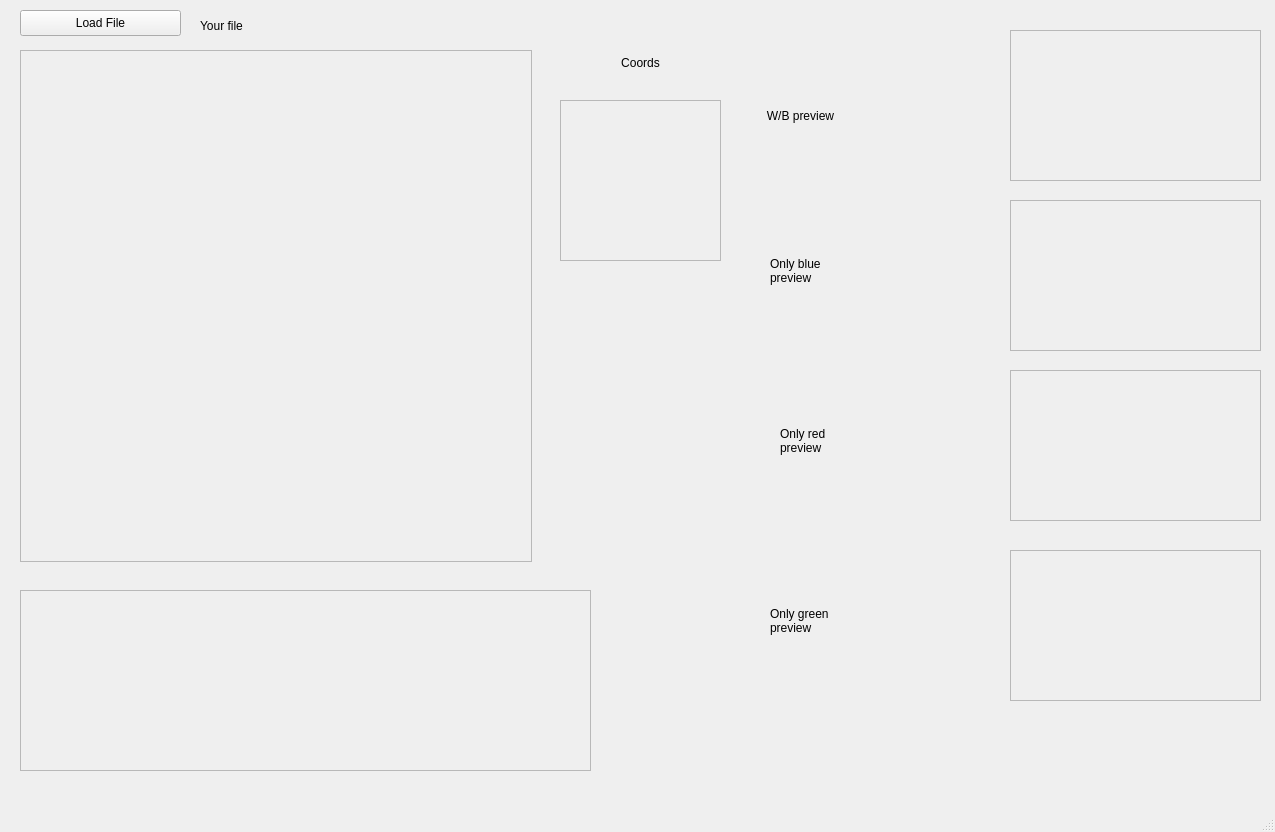
<?xml version="1.0" encoding="UTF-8"?>
<ui version="4.0">
 <class>Imchanger</class>
 <widget class="QMainWindow" name="Imchanger">
  <property name="geometry">
   <rect>
    <x>0</x>
    <y>0</y>
    <width>1275</width>
    <height>832</height>
   </rect>
  </property>
  <property name="windowTitle">
   <string>MainWindow</string>
  </property>
  <widget class="QWidget" name="centralwidget">
   <widget class="QFrame" name="img_frame">
    <property name="geometry">
     <rect>
      <x>20</x>
      <y>50</y>
      <width>512</width>
      <height>512</height>
     </rect>
    </property>
    <property name="frameShape">
     <enum>QFrame::Shape::StyledPanel</enum>
    </property>
    <property name="frameShadow">
     <enum>QFrame::Shadow::Raised</enum>
    </property>
   </widget>
   <widget class="QLabel" name="filename_label">
    <property name="geometry">
     <rect>
      <x>200</x>
      <y>10</y>
      <width>331</width>
      <height>31</height>
     </rect>
    </property>
    <property name="text">
     <string>Your file</string>
    </property>
    <property name="alignment">
     <set>Qt::AlignmentFlag::AlignLeading|Qt::AlignmentFlag::AlignLeft|Qt::AlignmentFlag::AlignVCenter</set>
    </property>
   </widget>
   <widget class="QScrollArea" name="modified">
    <property name="geometry">
     <rect>
      <x>20</x>
      <y>590</y>
      <width>571</width>
      <height>181</height>
     </rect>
    </property>
    <property name="widgetResizable">
     <bool>true</bool>
    </property>
    <widget class="QWidget" name="scrollAreaWidgetContents">
     <property name="geometry">
      <rect>
       <x>0</x>
       <y>0</y>
       <width>569</width>
       <height>179</height>
      </rect>
     </property>
    </widget>
   </widget>
   <widget class="QPushButton" name="load_button">
    <property name="geometry">
     <rect>
      <x>20</x>
      <y>10</y>
      <width>161</width>
      <height>26</height>
     </rect>
    </property>
    <property name="text">
     <string>Load File</string>
    </property>
   </widget>
   <widget class="QFrame" name="gray_frame">
    <property name="geometry">
     <rect>
      <x>850</x>
      <y>30</y>
      <width>150</width>
      <height>150</height>
     </rect>
    </property>
   </widget>
   <widget class="QLabel" name="gray_text">
    <property name="geometry">
     <rect>
      <x>740</x>
      <y>70</y>
      <width>121</width>
      <height>91</height>
     </rect>
    </property>
    <property name="text">
     <string>W/B preview</string>
    </property>
    <property name="alignment">
     <set>Qt::AlignmentFlag::AlignCenter</set>
    </property>
   </widget>
   <widget class="QLabel" name="red_text">
    <property name="geometry">
     <rect>
      <x>780</x>
      <y>420</y>
      <width>66</width>
      <height>41</height>
     </rect>
    </property>
    <property name="text">
     <string>Only red preview</string>
    </property>
    <property name="wordWrap">
     <bool>true</bool>
    </property>
   </widget>
   <widget class="QLabel" name="blue_text">
    <property name="geometry">
     <rect>
      <x>770</x>
      <y>250</y>
      <width>66</width>
      <height>41</height>
     </rect>
    </property>
    <property name="text">
     <string>Only blue preview</string>
    </property>
    <property name="wordWrap">
     <bool>true</bool>
    </property>
   </widget>
   <widget class="QLabel" name="green_text">
    <property name="geometry">
     <rect>
      <x>770</x>
      <y>600</y>
      <width>81</width>
      <height>41</height>
     </rect>
    </property>
    <property name="text">
     <string>Only green preview</string>
    </property>
    <property name="wordWrap">
     <bool>true</bool>
    </property>
   </widget>
   <widget class="QFrame" name="red_frame">
    <property name="geometry">
     <rect>
      <x>850</x>
      <y>370</y>
      <width>150</width>
      <height>150</height>
     </rect>
    </property>
   </widget>
   <widget class="QFrame" name="blue_frame">
    <property name="geometry">
     <rect>
      <x>850</x>
      <y>200</y>
      <width>150</width>
      <height>150</height>
     </rect>
    </property>
   </widget>
   <widget class="QFrame" name="green_frame">
    <property name="geometry">
     <rect>
      <x>850</x>
      <y>550</y>
      <width>150</width>
      <height>150</height>
     </rect>
    </property>
   </widget>
   <widget class="QFrame" name="cursor_frame">
    <property name="geometry">
     <rect>
      <x>560</x>
      <y>100</y>
      <width>161</width>
      <height>161</height>
     </rect>
    </property>
    <property name="frameShape">
     <enum>QFrame::Shape::StyledPanel</enum>
    </property>
    <property name="frameShadow">
     <enum>QFrame::Shadow::Raised</enum>
    </property>
   </widget>
   <widget class="QFrame" name="gray_hist">
    <property name="geometry">
     <rect>
      <x>1010</x>
      <y>30</y>
      <width>251</width>
      <height>151</height>
     </rect>
    </property>
    <property name="frameShape">
     <enum>QFrame::Shape::StyledPanel</enum>
    </property>
    <property name="frameShadow">
     <enum>QFrame::Shadow::Raised</enum>
    </property>
   </widget>
   <widget class="QFrame" name="blue_hist">
    <property name="geometry">
     <rect>
      <x>1010</x>
      <y>200</y>
      <width>251</width>
      <height>151</height>
     </rect>
    </property>
    <property name="frameShape">
     <enum>QFrame::Shape::StyledPanel</enum>
    </property>
    <property name="frameShadow">
     <enum>QFrame::Shadow::Raised</enum>
    </property>
   </widget>
   <widget class="QFrame" name="red_hist">
    <property name="geometry">
     <rect>
      <x>1010</x>
      <y>370</y>
      <width>251</width>
      <height>151</height>
     </rect>
    </property>
    <property name="frameShape">
     <enum>QFrame::Shape::StyledPanel</enum>
    </property>
    <property name="frameShadow">
     <enum>QFrame::Shadow::Raised</enum>
    </property>
   </widget>
   <widget class="QFrame" name="green_hist">
    <property name="geometry">
     <rect>
      <x>1010</x>
      <y>550</y>
      <width>251</width>
      <height>151</height>
     </rect>
    </property>
    <property name="frameShape">
     <enum>QFrame::Shape::StyledPanel</enum>
    </property>
    <property name="frameShadow">
     <enum>QFrame::Shadow::Raised</enum>
    </property>
   </widget>
   <widget class="QLabel" name="coords_label">
    <property name="geometry">
     <rect>
      <x>570</x>
      <y>47</y>
      <width>141</width>
      <height>31</height>
     </rect>
    </property>
    <property name="text">
     <string>Coords</string>
    </property>
    <property name="alignment">
     <set>Qt::AlignmentFlag::AlignCenter</set>
    </property>
   </widget>
  </widget>
  <widget class="QMenuBar" name="menubar">
   <property name="geometry">
    <rect>
     <x>0</x>
     <y>0</y>
     <width>1275</width>
     <height>23</height>
    </rect>
   </property>
  </widget>
  <widget class="QStatusBar" name="statusbar"/>
  <action name="actionload_file">
   <property name="icon">
    <iconset theme="QIcon::ThemeIcon::DocumentSave"/>
   </property>
   <property name="text">
    <string>load_file</string>
   </property>
   <property name="menuRole">
    <enum>QAction::MenuRole::NoRole</enum>
   </property>
  </action>
 </widget>
 <resources/>
 <connections/>
</ui>
